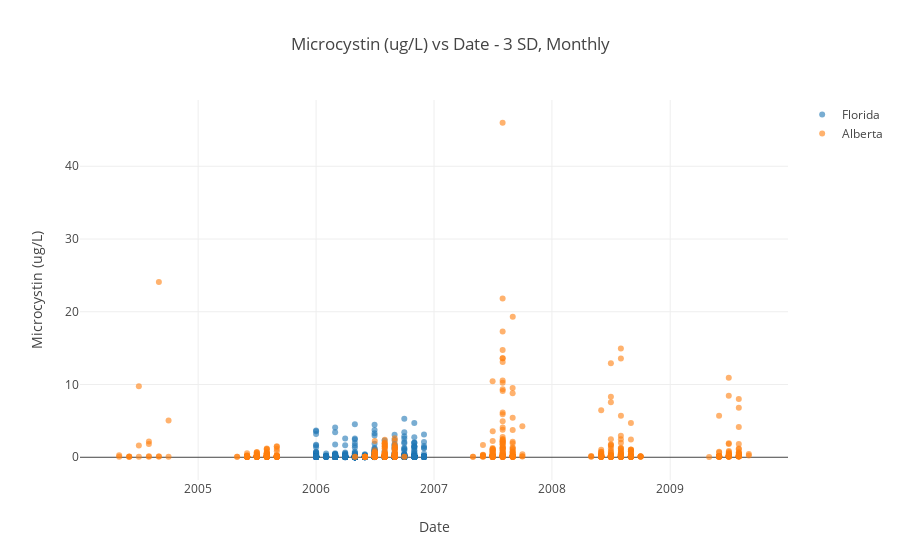
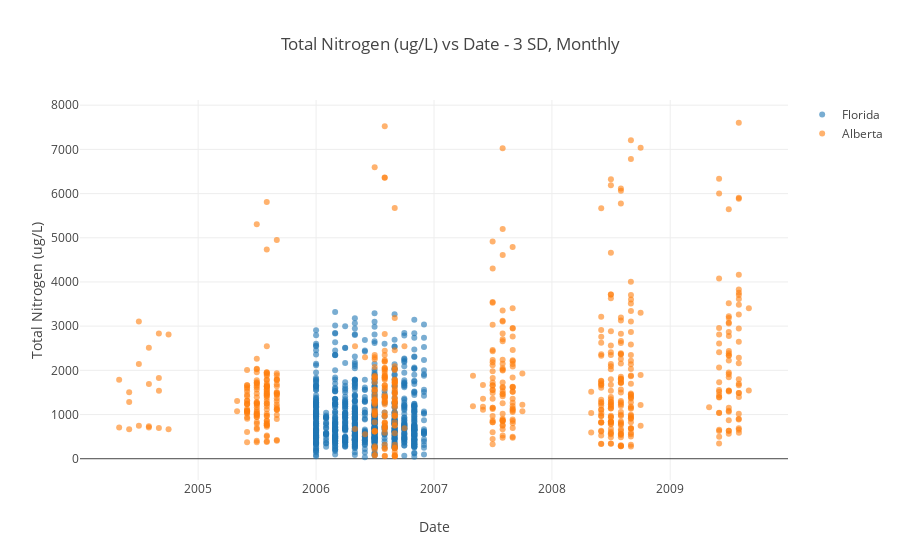

Source (notebook cell) for these figures, in order:
### Code cell
for c in cols:
    # strip values more than 3 standard deviations away, monthly data
    alberta_2 = alberta[((alberta[c] - alberta[c].mean()) / alberta[c].std()).abs() < 3]
    florida_2 = florida[((florida[c] - florida[c].mean()) / florida[c].std()).abs() < 3]
    
    alberta_x=alberta_2['YearMonth']
    alberta_y=alberta_2[c]

    florida_x=florida_2['YearMonth']
    florida_y=florida_2[c]

    alb_smooth = lowess(alberta_y, alberta_x, frac=0.5, it=0)
    flor_smooth = lowess(florida_y, florida_x, frac=0.5, it=0)
    #print(lowess(alberta_y, alberta_x)[:,1])
    #print(alb_smooth[:,1])
    
    #plt.plot(alb_smooth[:,0], alb_smooth[:,1], 'b')
    #plt.plot(flor_smooth[:,0], flor_smooth[:,1], 'r')
    
    fig1, ax1 = plt.subplots()
    ax1.plot(alb_smooth[:,0], alb_smooth[:,1], 'b')
    ax1.set_title(f'Smoothed Alberta - {c}')
    
    fig2, ax2 = plt.subplots()
    ax2.plot(flor_smooth[:,0], flor_smooth[:,1], 'r')
    ax1.set_title(f'Smoothed Florida - {c}')
    
    #sns.scatterplot(alberta_x, alberta_y)
    #plt.show()
    
    layout = go.Layout(
        title= f'{c} vs Date - 3 SD, Monthly', 
        xaxis={'title':'Date'}, 
        yaxis={'title': c}
    )
    
    a = go.Scatter(
        x=alberta_x,
        y=alberta_y,
        mode='markers',
        marker={
       'opacity': 0.6,
        },
        name='Alberta'
    )

    f = go.Scatter(
        x=florida_x,
        y=florida_y,
        mode='markers',
        marker={
       'opacity': 0.6,
        },
        name='Florida'
    )

    fig = {
        'data': [f, a],
        'layout': layout
    }

    iplot(fig)

### Figure 1 — Plotly figure (JSON) as saved in the notebook; plotly's stock layout.template omitted (floating-point values rounded to 4 significant figures; data arrays with more than 128 entries replaced by an {"elided": "..."} marker saying what was removed)
{"data": [{"marker": {"opacity": 0.6}, "mode": "markers", "name": "Florida", "type": "scatter", "uid": "3bfcd550-e22a-11e8-a1d4-b0fc36327fe6", "x": {"elided": "857 str values"}, "y": {"elided": "857 float values"}}, {"marker": {"opacity": 0.6}, "mode": "markers", "name": "Alberta", "type": "scatter", "uid": "3bfcdd7a-e22a-11e8-a1d4-b0fc36327fe6", "x": {"elided": "796 str values"}, "y": {"elided": "796 float values"}}], "layout": {"title": "Microcystin (ug/L) vs Date - 3 SD, Monthly", "xaxis": {"title": "Date"}, "yaxis": {"title": "Microcystin (ug/L)"}}}

### Figure 2 — Plotly figure (JSON) as saved in the notebook; plotly's stock layout.template omitted (floating-point values rounded to 4 significant figures; data arrays with more than 128 entries replaced by an {"elided": "..."} marker saying what was removed)
{"data": [{"marker": {"opacity": 0.6}, "mode": "markers", "name": "Florida", "type": "scatter", "uid": "3c2d66fc-e22a-11e8-a1d4-b0fc36327fe6", "x": {"elided": "841 str values"}, "y": {"elided": "841 float values"}}, {"marker": {"opacity": 0.6}, "mode": "markers", "name": "Alberta", "type": "scatter", "uid": "3c2d6e40-e22a-11e8-a1d4-b0fc36327fe6", "x": {"elided": "621 str values"}, "y": {"elided": "621 float values"}}], "layout": {"title": "Total Nitrogen (ug/L) vs Date - 3 SD, Monthly", "xaxis": {"title": "Date"}, "yaxis": {"title": "Total Nitrogen (ug/L)"}}}
